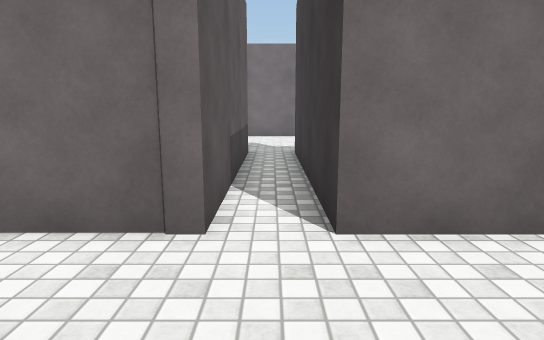
View 1 (above)

20 first-person views from a walk through a 3-D level made in the Unity game engine. The camera is 1.3 m above the floor, tilts 10° down and sees 75° across. The floor is counted in squares, 1 m on a side. Each view is taken from the middle of a square. On the plan, view 1 faces up. The plan holds only what a view shows up to about 15 squares ahead; the rest is blank. The player character is not drawn. Surface patterns are stand-ins for the level's own textures.

View 2
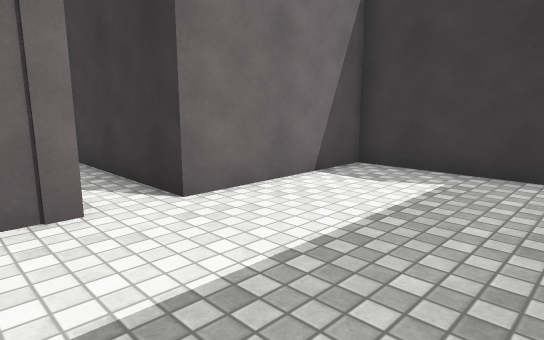

View 3
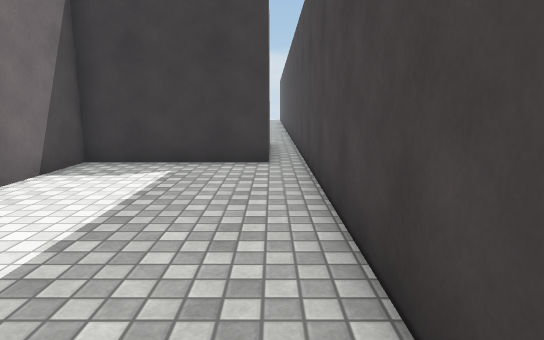

View 4
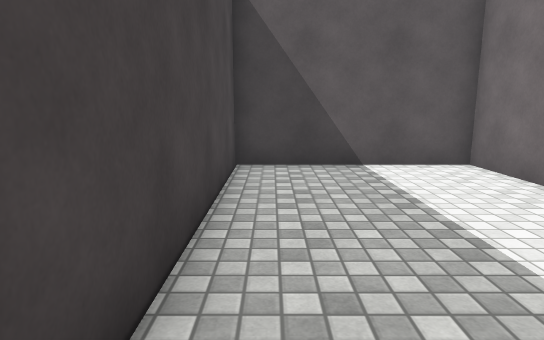

View 5
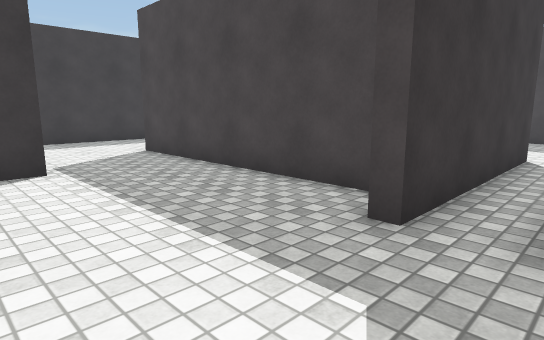

View 6
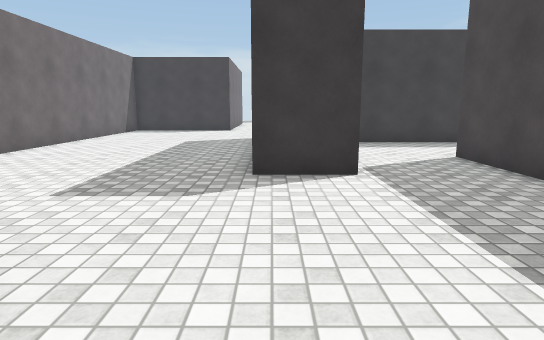

View 7
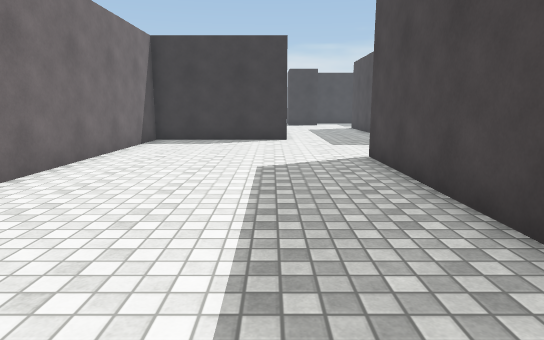

View 8
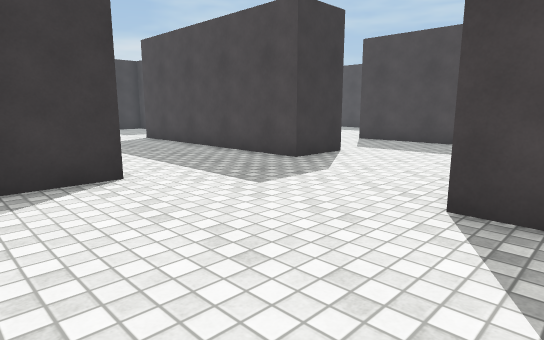

View 9
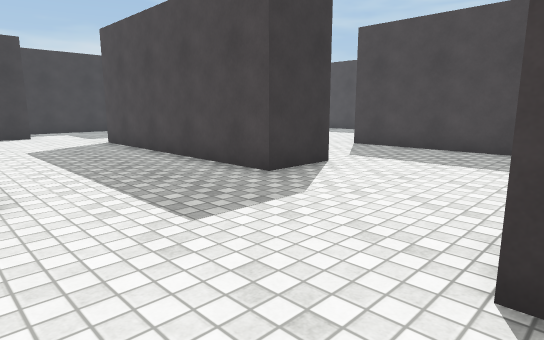

View 10
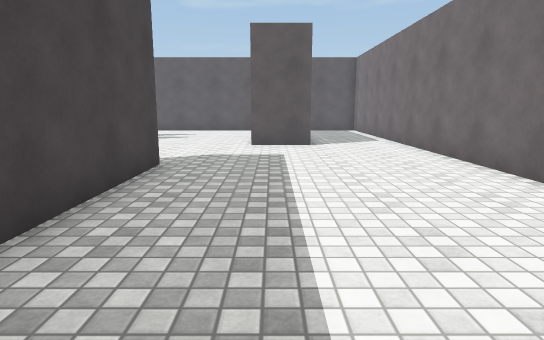

View 11
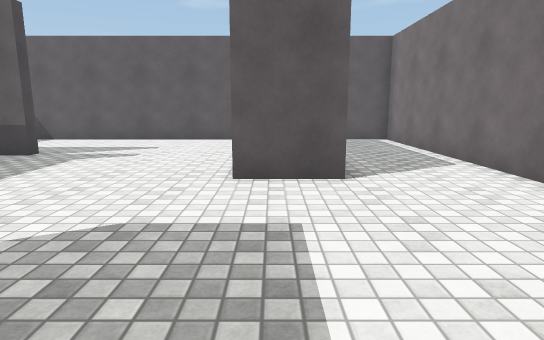

View 12
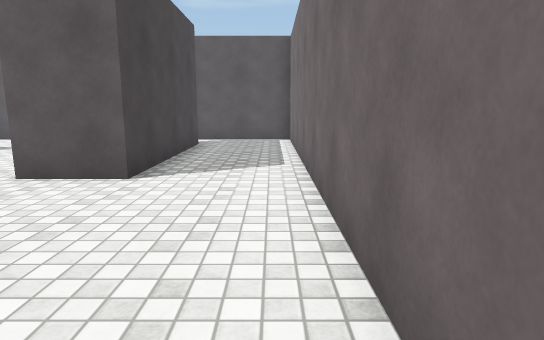

View 13
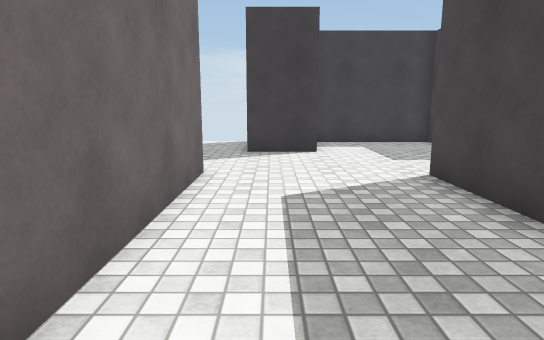

View 14
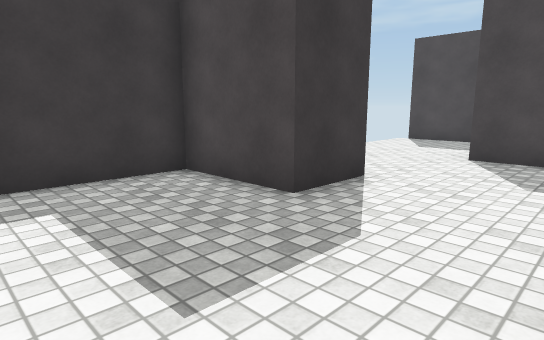

View 15
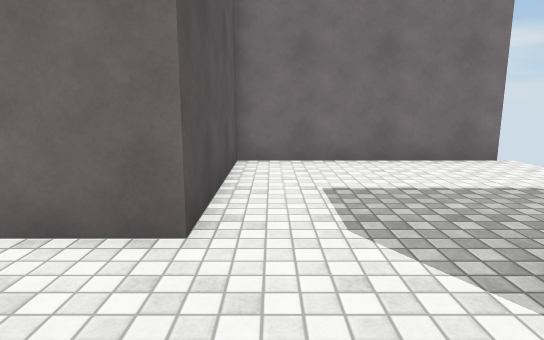

View 16
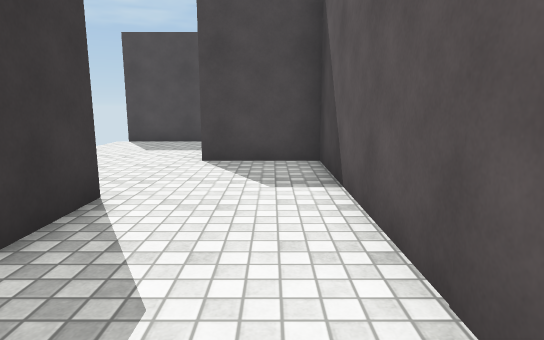

View 17
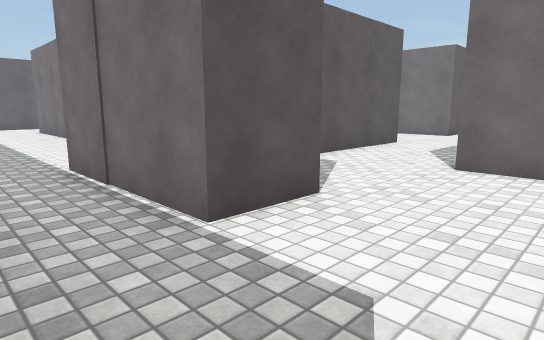

View 18
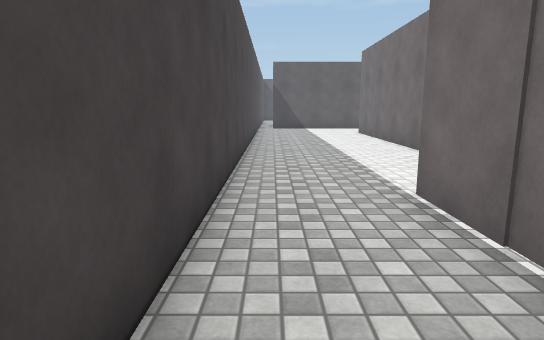

View 19
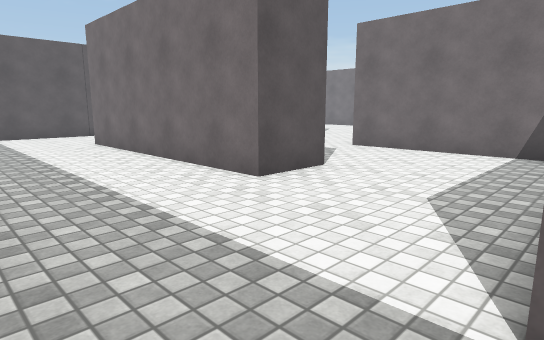

View 20
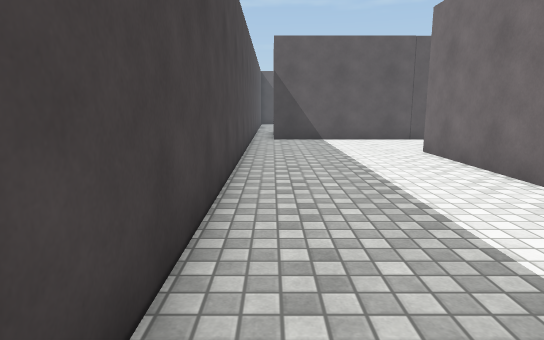

### Floor plan
Points are (right, up) in squares from view 1. A wall is a line through its corners. A room is listed if a view was taken in it or the views show most of it. See-through windows are left out.
Room 1 (views 1, 2, 3, 4)
walls: (-0.7, 3.5) (-4.1, 3.5) (-4.1, -1.9) (8, -1.9); (5.4, -1) (5.4, 3.5) (0.7, 3.5)
ways out: opening at (0, 4) to room 2
Room 2 (views 5, 6, 7, 8, 9, 10, 11, 12, 13, 14, 15, 16, 17, 18, 19, 20)
walls: (13.4, 6.9) (13.4, 11); (17.1, 5.6) (22.1, 5.6) (22.1, 3.5) (13.4, 3.5); (20.5, 16.4) (20.5, 21.7) (-5.6, 21.7) (-5.6, 17.9); (9.5, 5.4) (9.5, -1); (6.8, 12.2) (6.8, 14.4) (15.5, 14.4); (25.6, 9.9) (20.2, 9.9) (20.2, 11.9) (28.8, 11.9) (28.8, 3.3) (31.7, 3.3) (31.7, 1.2) (26.6, 1.2); (1.8, 9.1) (9.5, 9.1); (8.1, -1.9) (31, -1.9); (32.5, 13.6) (32.5, 15.8); (0.7, 3.5) (0.7, 10.3) (1.1, 10.3); (-1.1, 10.3) (-0.7, 10.3) (-0.7, 3.5); (34.1, 6.9) (32.5, 6.9) (32.5, 9.1) (35.6, 9.1) (35.6, 13.4); (32.6, -1.9) (35.6, -1.9); (-3.9, 18.4) (2.6, 18.4) (2.6, 16.2); (-5.6, 15.4) (-5.6, 7.2); (35.6, 21.7) (29.1, 21.7) (29.1, 16.4) (23.6, 16.4)
ways out: opening at (0, 4) to room 1

Where each view was taken, in squares from view 1:
view 1: 0 up, 0 right, facing up
view 2: 1 down, 2 left, facing up-right
view 3: 1 down, 3 left, facing right
view 4: 1 down, 4 right, facing left
view 5: 14 up, 1 left, facing down-right
view 6: 14 up, 0 right, facing right
view 7: 17 up, 6 right, facing right
view 8: 19 up, 14 right, facing down-right
view 9: 17 up, 15 right, facing down-right
view 10: 17 up, 15 right, facing left
view 11: 17 up, 9 right, facing left
view 12: 21 up, 9 right, facing left
view 13: 15 up, 22 right, facing right
view 14: 13 up, 29 right, facing down-right
view 15: 13 up, 30 right, facing up
view 16: 12 up, 30 right, facing down
view 17: 1 down, 35 right, facing up-left
view 18: 1 down, 32 right, facing left
view 19: 1 down, 27 right, facing up-left
view 20: 1 down, 24 right, facing left
